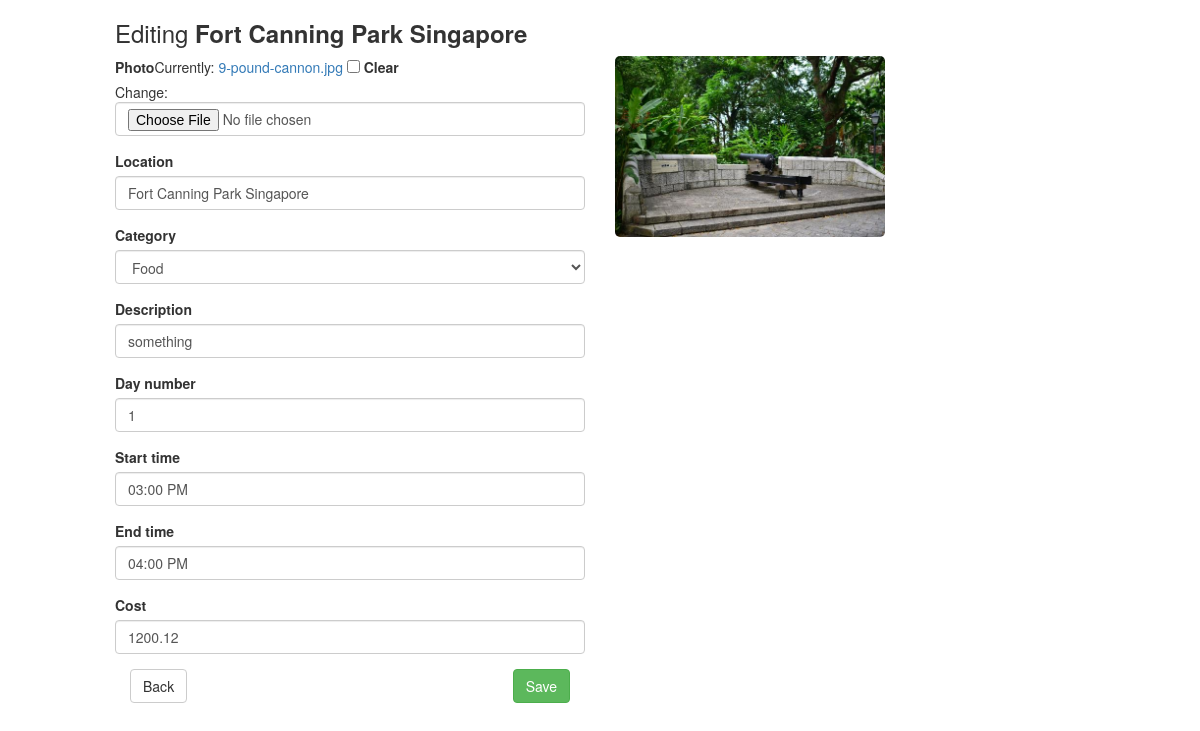
/6/3/edit/ (signed in), run on the app's committed database.
### triplan/models.py (models this page shows, shortened)
class ItinerarySegment(models.Model):
    itinerary = models.ForeignKey(Itinerary)
    location = models.CharField(max_length=200)
    day_number = models.PositiveIntegerField(default=1)
    start_time = models.TimeField(default="12:00 PM")
    end_time = models.TimeField(default="1:00 PM")
    description = models.CharField(max_length=400)
    photo = models.ImageField(blank=True)
    category = models.IntegerField(default=0, choices=CategoryUtil.get_category_choices())
    cost = models.DecimalField(default=0, decimal_places=2, max_digits=6)
    class Meta:
        ordering = ['start_time']

### triplan/views.py (the view, shortened to what this page needs)
# urls.py: url(r'^(?P<itinerary_pk>[0-9]+)/(?P<pk>[0-9]+)/edit/$', login_required(views.ItinerarySegmentEdit.as_view()),
class ItinerarySegmentEdit(generic.edit.UpdateView):
    template_name = "triplan/itinerarysegment_edit.html"
    model = ItinerarySegment
    fields = ["photo", "location", "category", "description", "day_number", "start_time", "end_time", "cost"]
    widgets = {
        "start_time": forms.TimeInput(format='fa'),
        "end_time": forms.TimeInput(format='fa'),
    }

### triplan/templates/triplan/itinerarysegment_edit.html (shortened to what this page needs)
{% extends 'triplan/base.html' %}
{% block imports %}
    {% load static %}
    <link rel="stylesheet" type="text/css" href="{% static 'maps.css' %}">
{% endblock imports %}
{% block body %}
    <div class="col-sm-10 col-sm-offset-1">
        <h3>Editing <strong>{{ itinerarysegment.location }}</strong></h3>
    </div>
    <div class="col-sm-5 col-sm-offset-1">
        {% url 'triplan:itinerary_detail' itinerarysegment.itinerary.id as url %}
        {% include 'triplan/edit_form.html' with back_url=url %}
    </div>
    <div class="col-sm-3">
        {% if itinerarysegment.photo %}
            <img src="{{ itinerarysegment.photo.url }}" class="img img-responsive full-width">
        {% endif %}
    </div>
    <div id="map" class="col-sm-3"></div>
    <image id="places_photo" src=""
           class="col-sm-3 margin-top-20 img img-responsive full-width">
{% endblock body %}

### triplan/templates/triplan/edit_form.html (shortened to what this page needs)
{% load bootstrap3 %}
<form action="" enctype="multipart/form-data" method="post">
    {% for field in form %}
        {% bootstrap_field field layout='horizontal' horizontal_field_class='padding-tb-5 col-md-9' horizontal_label_class='form-label-align col-md-3'%}
    {% endfor %}
    <div class="col-sm-12">
        <a href="{{ back_url }}" class="btn btn-default">Back</a>
        <button class="btn btn-success pull-right" type="submit">Save</button>
    </div>
</form>

### triplan/static/custom.css (style rules this page uses)
.img { border-radius: 5px; }
.margin-top-20 { margin-top: 20px; }

### triplan/static/maps.css (style rules this page uses)
#map { height: 50%; width: 20%; border-radius: 5px; }
html, body { height: 100%; margin: 0; padding: 0; }

### data on the page
ItinerarySegment: location "Fort Canning Park Singapore", location "Fort Canning Park Singapore" "Food" "something" "1" "03:00 PM" "04:00 PM" "1200.12", photo (picture)
